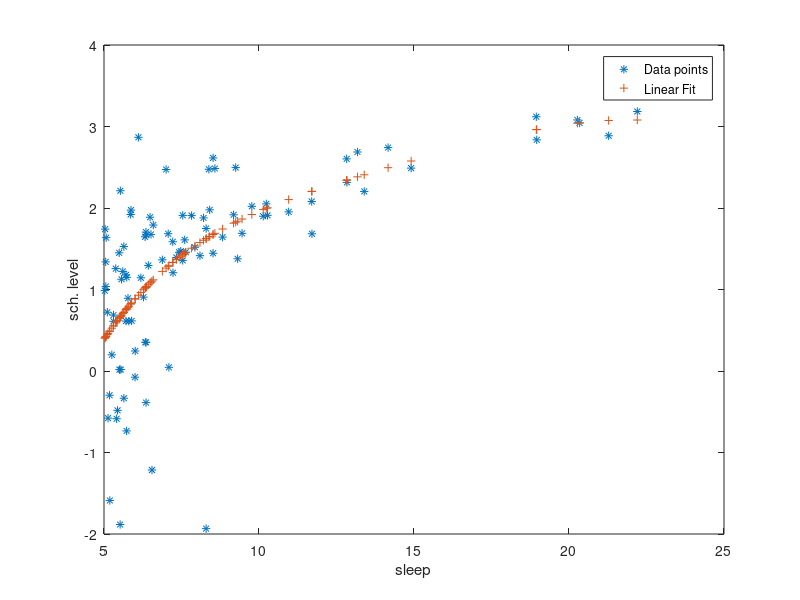

The MATLAB source for this figure:
t = load('depression.dat');
x = t'(1,:);
y = t'(2,:);

p = polyfit(x, log(y), 5)

polyout(p, "x");

a = plot(x, log(y), "*", x, polyval(p, x), "+");
xlabel("sleep");
ylabel("sch. level");
legend("Data points", "Linear Fit");
